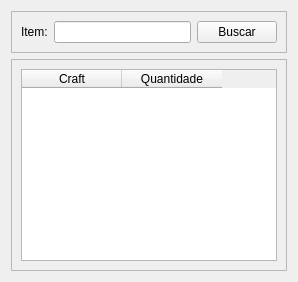
      <widget class="QWidget" name="tbItemUses">
       <attribute name="icon">
        <iconset>
         <normaloff>icons/boss detector.png</normaloff>icons/boss detector.png</iconset>
       </attribute>
       <attribute name="title">
        <string>Utilidade dos Itens</string>
       </attribute>
       <layout class="QVBoxLayout" name="verticalLayout_2">
        <item>
         <widget class="QFrame" name="frame_8">
          <property name="sizePolicy">
           <sizepolicy hsizetype="Preferred" vsizetype="Fixed">
            <horstretch>0</horstretch>
            <verstretch>0</verstretch>
           </sizepolicy>
          </property>
          <property name="frameShape">
           <enum>QFrame::StyledPanel</enum>
          </property>
          <property name="frameShadow">
           <enum>QFrame::Raised</enum>
          </property>
          <layout class="QHBoxLayout" name="horizontalLayout">
           <item>
            <widget class="QLabel" name="label_12">
             <property name="text">
              <string>Item:</string>
             </property>
            </widget>
           </item>
           <item>
            <widget class="QLineEdit" name="edtItemName">
             <property name="sizePolicy">
              <sizepolicy hsizetype="Expanding" vsizetype="Preferred">
               <horstretch>0</horstretch>
               <verstretch>0</verstretch>
              </sizepolicy>
             </property>
            </widget>
           </item>
           <item>
            <widget class="QPushButton" name="btnUsesList">
             <property name="text">
              <string>Buscar</string>
             </property>
             <property name="icon">
              <iconset>
               <normaloff>icons/blue scouter.png</normaloff>icons/blue scouter.png</iconset>
             </property>
             <property name="iconSize">
              <size>
               <width>16</width>
               <height>16</height>
              </size>
             </property>
            </widget>
           </item>
          </layout>
         </widget>
        </item>
        <item>
         <widget class="QFrame" name="frame_4">
          <property name="frameShape">
           <enum>QFrame::StyledPanel</enum>
          </property>
          <property name="frameShadow">
           <enum>QFrame::Raised</enum>
          </property>
          <layout class="QHBoxLayout" name="horizontalLayout_2">
           <item>
            <widget class="QTableWidget" name="usesList">
             <attribute name="verticalHeaderVisible">
              <bool>false</bool>
             </attribute>
             <column>
              <property name="text">
               <string>Craft</string>
              </property>
             </column>
             <column>
              <property name="text">
               <string>Quantidade</string>
              </property>
             </column>
            </widget>
           </item>
          </layout>
         </widget>
        </item>
       </layout>
      </widget>
